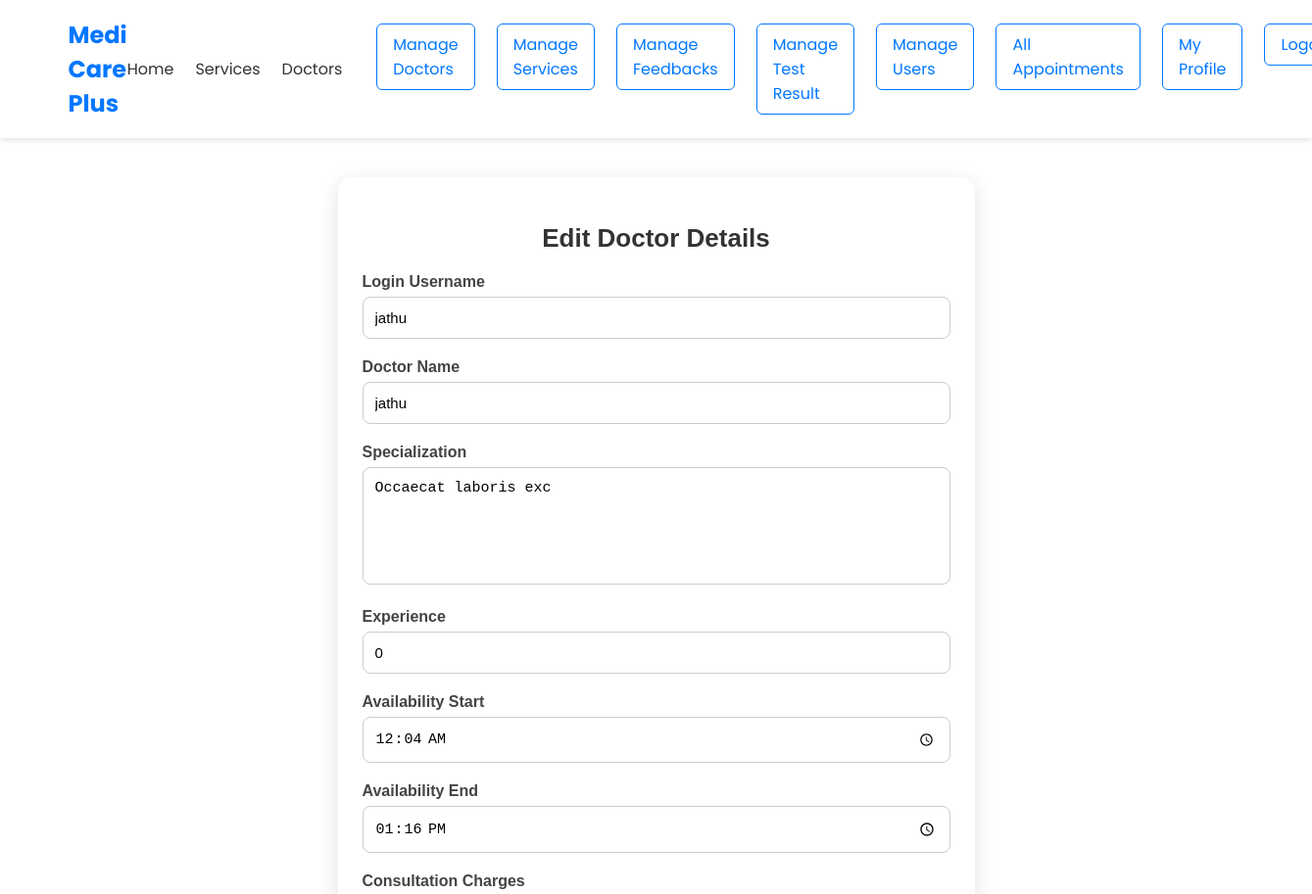
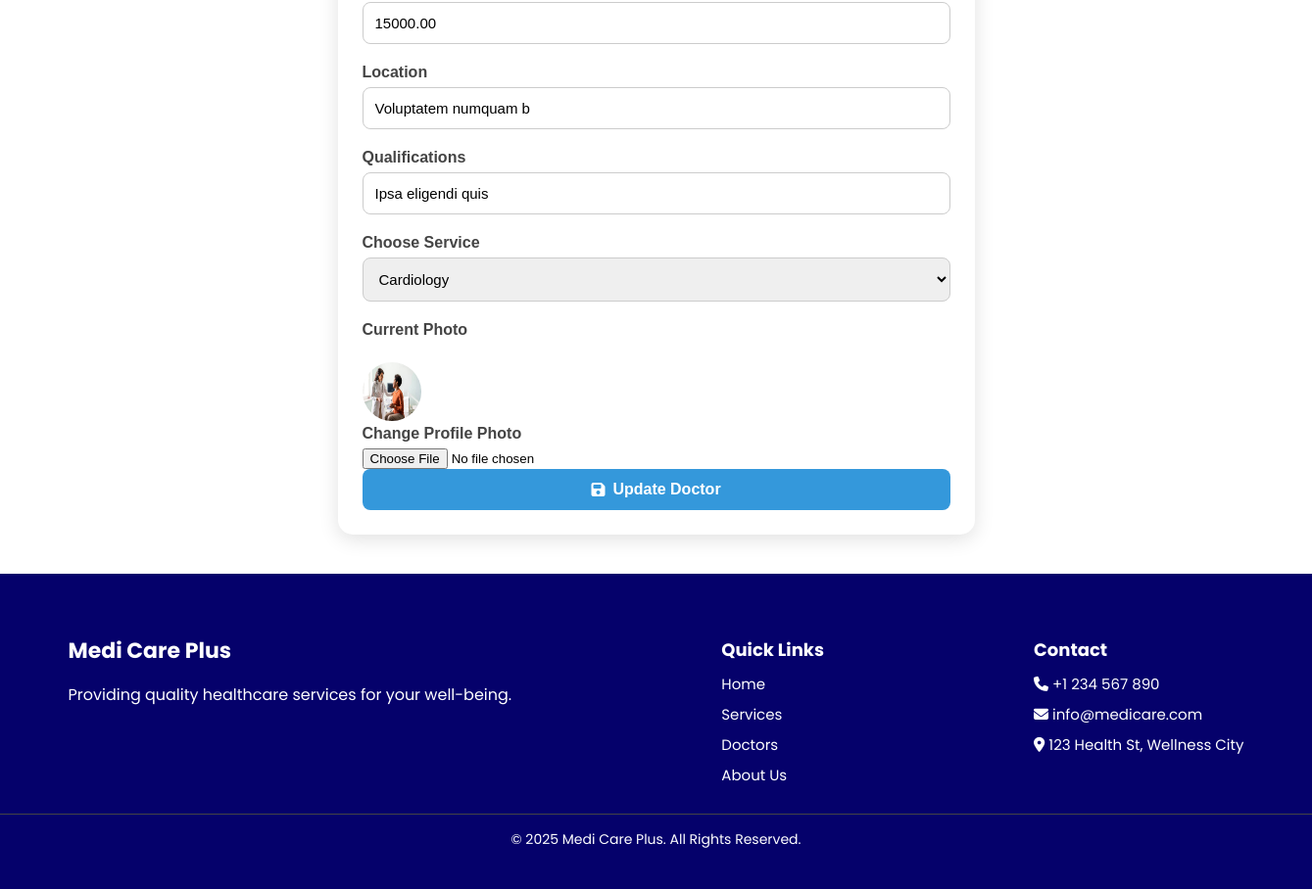
The app's page /Code/admin/doctor_edit.php?doctor_id=3 (signed in) with its own data (2 pictures, top to bottom).
### tables this page shows
CREATE TABLE `doctors` (
  `doctor_id` int(11) NOT NULL,
  `doctor_name` varchar(150) NOT NULL,
  `user_id` int(11) NOT NULL,
  `specialization` varchar(100) NOT NULL,
  `experience` int(11) NOT NULL,
  `availability_start` time NOT NULL,
  `availability_end` time NOT NULL,
  `consultation_charges` decimal(10,2) NOT NULL,
  `location` varchar(255) NOT NULL,
  `qualifications` text NOT NULL,
  `service_id` int(10) UNSIGNED DEFAULT NULL,
  `profile_photo` varchar(255) NOT NULL
);

CREATE TABLE `users` (
  `user_id` int(11) NOT NULL,
  `user_name` varchar(100) NOT NULL,
  `password` varchar(255) NOT NULL,
  `user_role` enum('admin','doctor','patient','') NOT NULL
);

### Code/admin/doctor_edit.php (the view, shortened to what this page needs)
<?php
include('../inc/header.php');
include('../inc/connection.php');
$doctor_id = $_GET['doctor_id'];
$doctor_sql = "
    SELECT d.*, u.user_name
    FROM doctors d
    JOIN users u ON d.user_id = u.user_id
    WHERE d.doctor_id = $doctor_id
";
$doctor_result = mysqli_query($conn, $doctor_sql);
$doctor = mysqli_fetch_assoc($doctor_result);
?>
<div class="form-container">
    <h2>Edit Doctor Details</h2>
    <form action="" method="POST" enctype="multipart/form-data">
        <label>Login Username</label>
        <input type="text" name="user_name" value="<?php echo $doctor['user_name']; ?>" required>
        <label>Doctor Name</label>
        <input type="text" name="doctor_name" value="<?php echo $doctor['doctor_name']; ?>" required>
        <label>Specialization</label>
        <textarea name="specialization" required><?php echo $doctor['specialization']; ?></textarea>
        <label>Experience</label>
        <input type="text" name="experience" value="<?php echo $doctor['experience']; ?>" required>
        <label>Availability Start</label>
        <input type="time" name="availability_start" value="<?php echo $doctor['availability_start']; ?>" required>
        <label>Availability End</label>
        <input type="time" name="availability_end" value="<?php echo $doctor['availability_end']; ?>" required>
        <label>Consultation Charges</label>
        <input type="text" name="consultation_charges" value="<?php echo $doctor['consultation_charges']; ?>" required>
        <label>Location</label>
        <input type="text" name="location" value="<?php echo $doctor['location']; ?>" required>
        <label>Qualifications</label>
        <input type="text" name="qualifications" value="<?php echo $doctor['qualifications']; ?>" required>
        <label>Choose Service</label>
        <select name="service_id" required>
            <?php
            $services = mysqli_query($conn, "SELECT service_id, name FROM services");
            while ($row = mysqli_fetch_assoc($services)) {
                $selected = ($row['service_id'] == $doctor['service_id']) ? "selected" : "";
                echo "<option value='{$row['service_id']}' $selected>{$row['name']}</option>";
            }
            ?>
        </select>
        <label>Current Photo</label><br>
        <?php if (!empty($doctor['profile_photo'])) { ?>
            <img src="../img/<?php echo $doctor['profile_photo']; ?>" width="60" height="60" style="border-radius:50%;">
            <br>
        <?php } else { ?>
            No Photo<br>
        <?php } ?>
        <label>Change Profile Photo</label>
        <input type="file" name="profile_photo" accept="image/*">
        <button type="submit" name="update" class="submit-btn">
            <i class="fa fa-save"></i> Update Doctor
        </button>
    </form>
</div>
<?php include('../inc/footer.php'); ?>

### Code/css/style.css (style rules this page uses)
body { margin: 0; font-family: 'Poppins', sans-serif; background: #ffffff; width: auto; }
.form-container { width: 90%; max-width: 600px; margin: 40px auto; padding: 25px; background: #fff; border-radius: 15px; box-shadow: 0 5px 20px rgba(0, 0, 0, 0.12); font-family: Arial, sans-serif; }
.form-container h2 { text-align: center; color: #333; margin-bottom: 20px; font-size: 26px; }
.form-container label { font-weight: bold; color: #444; margin-bottom: 6px; display: block; }
.form-container input[type="text"], .form-container input[type="date"], .form-container input[type="password"], .form-container input[type="time"], .form-container textarea, .form-container select { width: 100%; padding: 12px; border: 1px solid #ccc; border-radius: 8px; font-size: 15px; margin-bottom: 20px; box-sizing: border-box; transition: border-color 0.2s ease; }
.form-container textarea { height: 120px; resize: none; }
.submit-btn { width: 100%; background: #3498db; color: #fff; padding: 12px; font-size: 16px; font-weight: bold; border-radius: 8px; border: none; cursor: pointer; transition: 0.2s; display: flex; justify-content: center; align-items: center; gap: 8px; }
button { width: 100%; padding: 12px; background: #4CAF50; border: none; color: white; font-size: 16px; border-radius: 5px; cursor: pointer; }

### records on screen
doctors: user_name "jathu", doctor_name "jathu", specialization "Occaecat laboris exc", experience "0", availability_start "00:04:00", availability_end "13:16:00", consultation_charges "15000.00", location "Voluptatem numquam b", qualifications "Ipsa eligendi quis", profile_photo (picture)

### other values on screen
form field service_id "Cardiology"
